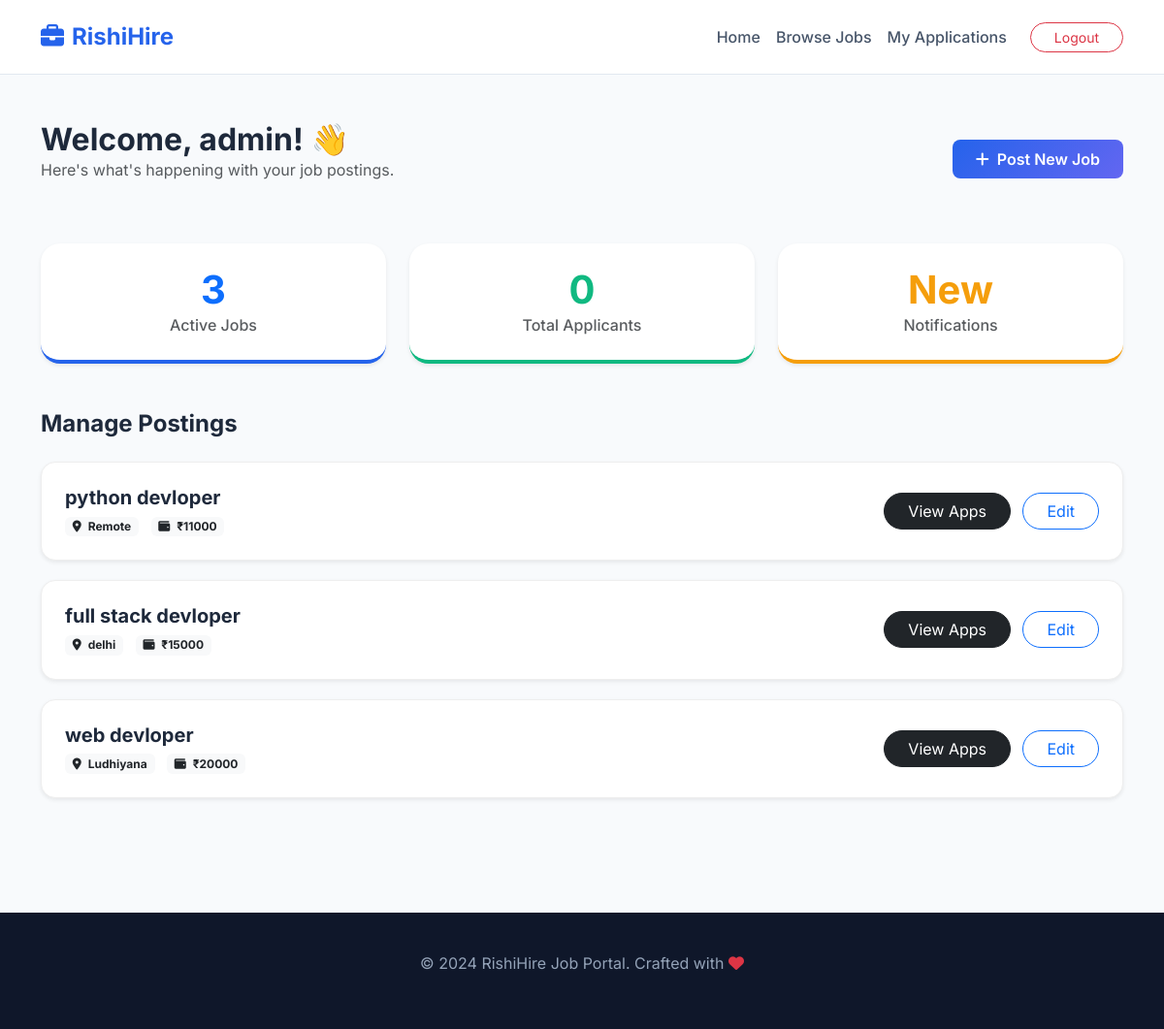
Page /accounts/employer-dashboard/ (signed in) on the committed database.
### accounts/models.py (models this page shows)
class CustomUser(AbstractUser):
    USER_TYPE = (
        ('employer', 'Employer'),
        ('candidate', 'Candidate'),
    )
    user_type = models.CharField(max_length=20, choices=USER_TYPE)

### jobs/models.py (models this page shows, shortened)
class Job(models.Model):
    employer = models.ForeignKey(settings.AUTH_USER_MODEL, on_delete=models.CASCADE)
    title = models.CharField(max_length=200)
    company = models.CharField(max_length=200)
    location = models.CharField(max_length=200)
    salary = models.IntegerField()
    description = models.TextField()

### accounts/views.py (the view)
# urls.py: path('employer-dashboard/', views.employer_dashboard, name='employer_dashboard'),
@login_required
def employer_dashboard(request):
    jobs = Job.objects.filter(employer=request.user)
    total_applications = Application.objects.filter(
        job__employer=request.user
    ).count()
    return render(request, 'accounts/employer_dashboard.html', {
        'jobs': jobs,
        'total_applications': total_applications
    })

### accounts/templates/accounts/employer_dashboard.html (shortened to what this page needs)
{% extends 'base.html' %}
{% block content %}
<div class="container py-5">
    <div class="d-md-flex justify-content-between align-items-center mb-5">
        <div>
            <h2 class="fw-bold mb-0">Welcome, {{ user.username }}! 👋</h2>
            <p class="text-muted">Here's what's happening with your job postings.</p>
        </div>
        <a href="{% url 'post_job' %}" class="btn btn-premium px-4 py-2"><i class="fas fa-plus me-2"></i>Post New Job</a>
    </div>
    <div class="row g-4 mb-5">
        <div class="col-md-4">
            <div class="card stat-card p-4 shadow-sm text-center">
                <div class="display-6 fw-bold text-primary">{{ jobs.count }}</div>
                <div class="text-muted fw-medium">Active Jobs</div>
            </div>
        </div>
        <div class="col-md-4">
            <div class="card stat-card p-4 shadow-sm text-center" style="border-color: #10b981;">
                <div class="display-6 fw-bold" style="color: #10b981;">{{ total_applications }}</div>
                <div class="text-muted fw-medium">Total Applicants</div>
            </div>
        </div>
        <div class="col-md-4">
            <div class="card stat-card p-4 shadow-sm text-center" style="border-color: #f59e0b;">
                <div class="display-6 fw-bold" style="color: #f59e0b;">New</div>
                <div class="text-muted fw-medium">Notifications</div>
            </div>
        </div>
    </div>
    <h4 class="fw-bold mb-4">Manage Postings</h4>
    <div class="row">
        {% for job in jobs %}
        <div class="col-12">
            <div class="job-item p-4 d-md-flex justify-content-between align-items-center shadow-sm">
                <div>
                    <h5 class="fw-bold mb-1">{{ job.title }}</h5>
                    <span class="badge bg-light text-dark me-2"><i class="fas fa-map-marker-alt me-1"></i> {{ job.location }}</span>
                    <span class="badge bg-light text-dark"><i class="fas fa-wallet me-1"></i> ₹{{ job.salary }}</span>
                </div>
                <div class="mt-3 mt-md-0">
                    <a href="{% url 'view_applications' job.id %}" class="btn btn-dark rounded-pill px-4 me-2">View Apps</a>
                    <a href="{% url 'job_detail' job.id %}" class="btn btn-outline-primary rounded-pill px-4">Edit</a>
                </div>
            </div>
        </div>
        {% empty %}
        <div class="text-center py-5">
            <img src="https://cdn-icons-png.flaticon.com/512/7486/7486744.png" width="100" class="mb-3 opacity-50">
            <p class="text-muted">You haven't posted any jobs yet.</p>
        </div>
        {% endfor %}
    </div>
</div>
{% endblock %}

### templates/base.html (style rules this page uses)
:root { --primary-color: #2563eb; --secondary-color: #6366f1; --bg-light: #f8fafc; }
body { font-family: 'Inter', sans-serif; background-color: var(--bg-light); color: #1e293b; }
.btn-premium { background: linear-gradient(135deg, var(--primary-color), var(--secondary-color)); color: white; border: none; padding: 10px 24px; border-radius: 8px; font-weight: 600; }

### accounts/templates/accounts/employer_dashboard.html (style rules this page uses)
.stat-card { border-radius: 20px; border: none; transition: 0.3s; background: #fff; border-bottom: 4px solid var(--primary-color); }
.job-item { border-radius: 15px; border: 1px solid #eee; background: #fff; margin-bottom: 20px; transition: 0.3s; }

### rows in the picture
CustomUser: username "admin"
Job: title "python devloper", location "Remote", salary "11000"
Job: title "full stack devloper", location "delhi", salary "15000"
Job: title "web devloper", location "Ludhiyana", salary "20000"

### other values in the picture
{{ jobs.count }} "3"
{{ total_applications }} "0"
